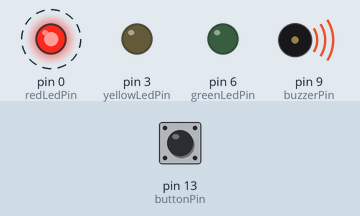
This sketch was run on a simulated Arduino Uno, built with avr-gcc and run on an emulated ATmega328P. On the bench: output pins drawn as LEDs (lit = HIGH), buzzer (waves = sounding). Dashed ring = blinking. Inputs (shaded band) come from the test bench; at power-on: pin 13 (buttonPin) LOW.

Above: at 0.05 s.
At 2.95 s:
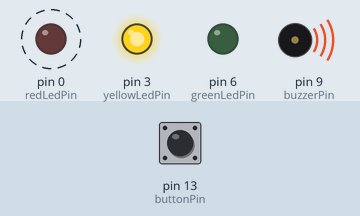
3.7 s: pin 13 (buttonPin) pulled HIGH for 1.7 s
At 5.5 s:
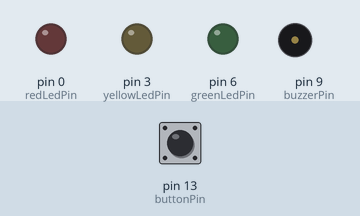
Timing chart, 0 to 13.2 s (numbered marks = the images above; inputs shaded):
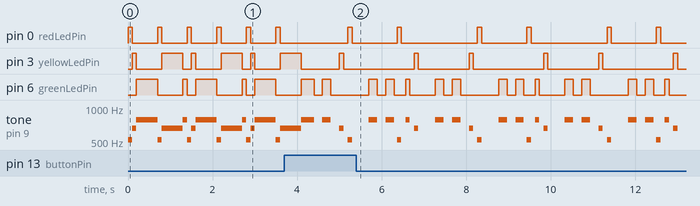

Measured:
- by itself, pin 0 (redLedPin): repeats every 3.1 s: LOW 1.1 s, HIGH 0.10 s, LOW 1.8 s, HIGH 0.10 s
- by itself, pin 3 (yellowLedPin): repeats every 3.1 s: HIGH 0.10 s, LOW 1.7 s, HIGH 0.10 s, LOW 1.2 s
- by itself, pin 6 (greenLedPin): repeats every 3.1 s: LOW 0.20 s, HIGH 0.20 s, LOW 0.90 s, HIGH 0.20 s, LOW 0.20 s, HIGH 0.20 s, LOW 0.27 s, HIGH 0.10 s, LOW 0.60 s, HIGH 0.20 s
- by itself, tone on pin 9 (buzzerPin): repeats every 3.1 s: silent 0.20 s, 784 Hz 0.20 s, silent 0.20 s, 659 Hz 0.10 s, silent 0.10 s, 523 Hz 0.10 s, silent 0.40 s, 784 Hz 0.20 s, silent 0.20 s, 784 Hz 0.20 s, silent 0.07 s, 523 Hz 0.10 s, silent 0.10 s, 784 Hz 0.10 s, silent 0.10 s, 659 Hz 0.10 s, silent 0.40 s, 784 Hz 0.20 s

The sketch:

button.ino
```cpp
const int buttonPin = 13;
const int redLedPin = 0;
const int yellowLedPin = 3;
const int greenLedPin = 6;
const int buzzerPin = 9;
boolean alter = false;

void setup() {
  // put your setup code here, to run once:
  pinMode(redLedPin, OUTPUT);
  pinMode(yellowLedPin, OUTPUT);
  pinMode(greenLedPin, OUTPUT);
  pinMode(buzzerPin, OUTPUT);
  pinMode(buttonPin, INPUT);
}

void loop() {
  // put your main code here, to run repeatedly:
  if(digitalRead(buttonPin) == HIGH){
    if(alter){
      alter = false;
    } else {
      alter = true;
    }
  }
  if(alter){
    digitalWrite(yellowLedPin, LOW);
    digitalWrite(redLedPin, LOW);
    digitalWrite(greenLedPin, LOW);
    noTone(buzzerPin);
    digitalWrite(greenLedPin, HIGH);
    tone(buzzerPin, 784);
    delay(200);
    digitalWrite(greenLedPin, LOW);
    noTone(buzzerPin);
    delay(200);
    digitalWrite(greenLedPin, HIGH);
    tone(buzzerPin, 784);
    delay(200);
    digitalWrite(greenLedPin, LOW);
    noTone(buzzerPin);
    delay(200);
    digitalWrite(yellowLedPin, HIGH);
    tone(buzzerPin, 659);
    delay(100);
    digitalWrite(yellowLedPin, LOW);
    noTone(buzzerPin);
    delay(100);
    digitalWrite(redLedPin, HIGH);
    tone(buzzerPin, 523);
    delay(100);
    digitalWrite(redLedPin, LOW);
    noTone(buzzerPin);
    delay(400);
    digitalWrite(yellowLedPin, LOW);
    digitalWrite(redLedPin, LOW);
    digitalWrite(greenLedPin, LOW);
    noTone(buzzerPin);
    digitalWrite(greenLedPin, HIGH);
    tone(buzzerPin, 784);
    delay(200);
    digitalWrite(greenLedPin, LOW);
    noTone(buzzerPin);
    delay(200);
    digitalWrite(greenLedPin, HIGH);
    tone(buzzerPin, 784);
    delay(200);
    digitalWrite(greenLedPin, LOW);
    noTone(buzzerPin);
    delay(66);
    digitalWrite(redLedPin, HIGH);
    tone(buzzerPin, 523);
    delay(100);
    digitalWrite(redLedPin, LOW);
    noTone(buzzerPin);
    delay(100);
    digitalWrite(greenLedPin, HIGH);
    tone(buzzerPin, 784);
    delay(100);
    digitalWrite(greenLedPin, LOW);
    noTone(buzzerPin);
    delay(100);
    digitalWrite(yellowLedPin, HIGH);
    tone(buzzerPin, 659);
    delay(100);
    digitalWrite(yellowLedPin, LOW);
    noTone(buzzerPin);
    delay(400);
  }else{
    digitalWrite(yellowLedPin, LOW);
    digitalWrite(redLedPin, LOW);
    digitalWrite(greenLedPin, LOW);
    noTone(buzzerPin);
    digitalWrite(redLedPin, HIGH);
    digitalWrite(greenLedPin, LOW);
    tone(buzzerPin, 523);
    delay(100);
    digitalWrite(redLedPin, LOW);
    digitalWrite(yellowLedPin, HIGH);
    tone(buzzerPin, 659);
    delay(100);
    digitalWrite(yellowLedPin, LOW);
    digitalWrite(greenLedPin, HIGH);
    tone(buzzerPin, 784);
    delay(500);
    digitalWrite(redLedPin, HIGH);
    digitalWrite(greenLedPin, LOW);
    tone(buzzerPin, 523);
    delay(100);
    digitalWrite(redLedPin, LOW);
    digitalWrite(yellowLedPin, HIGH);
    tone(buzzerPin, 659);
    delay(500);
    digitalWrite(yellowLedPin, LOW);
    digitalWrite(greenLedPin, HIGH);
    tone(buzzerPin, 784);
    delay(100);
  }
}
```
